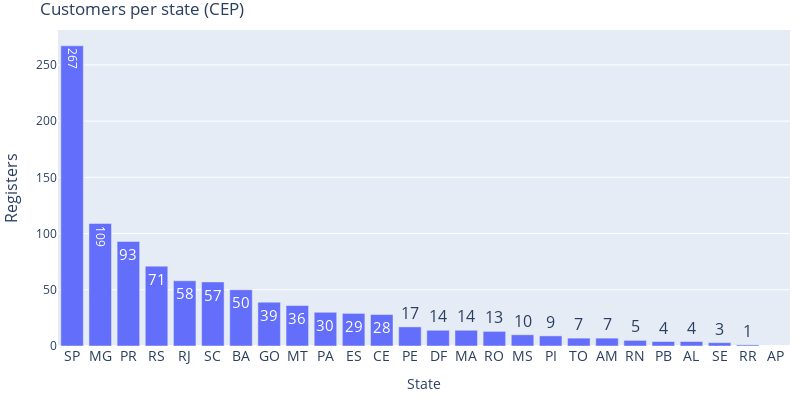

The notebook cell saved with this chart:
### Code cell
# Customers per state (CEP)
fig = px.bar(y=df_count_states.sort_values('count_states_cep', ascending=False)['count_states_cep'],
             x=df_count_states.sort_values('count_states_cep', ascending=False)['count_states_cep'].index,
             text_auto=True
             )
fig.update_traces(textfont=dict(size=16))
fig.update_layout(height=400,
                  width=800,
                  showlegend=False,
                  title='Customers per state (CEP)',
                  margin=dict(l=10, r=10, b=10, t=30, pad=0),
                  xaxis=dict(title='State', tickfont=dict(size=14)),
                  yaxis=dict(title='Registers', titlefont=dict(size=16))
                  )
fig.show()

### Figure 1 — Plotly figure (JSON) as saved in the notebook; plotly's stock layout.template omitted (floating-point values rounded to 4 significant figures)
{"data": [{"alignmentgroup": "True", "hovertemplate": "x=%{x}<br>y=%{y}<extra></extra>", "legendgroup": "", "marker": {"color": "#636efa", "pattern": {"shape": ""}}, "name": "", "offsetgroup": "", "orientation": "v", "showlegend": false, "textfont": {"size": 16}, "textposition": "auto", "texttemplate": "%{y}", "type": "bar", "x": ["SP", "MG", "PR", "RS", "RJ", "SC", "BA", "GO", "MT", "PA", "ES", "CE", "PE", "DF", "MA", "RO", "MS", "PI", "TO", "AM", "RN", "PB", "AL", "SE", "RR", "AP"], "xaxis": "x", "y": [267, 109, 93, 71, 58, 57, 50, 39, 36, 30, 29, 28, 17, 14, 14, 13, 10, 9, 7, 7, 5, 4, 4, 3, 1, null], "yaxis": "y"}], "layout": {"barmode": "relative", "height": 400, "legend": {"tracegroupgap": 0}, "margin": {"b": 10, "l": 10, "pad": 0, "r": 10, "t": 30}, "showlegend": false, "title": {"text": "Customers per state (CEP)"}, "width": 800, "xaxis": {"anchor": "y", "domain": [0, 1], "tickfont": {"size": 14}, "title": {"text": "State"}}, "yaxis": {"anchor": "x", "domain": [0, 1], "title": {"font": {"size": 16}, "text": "Registers"}}}}
